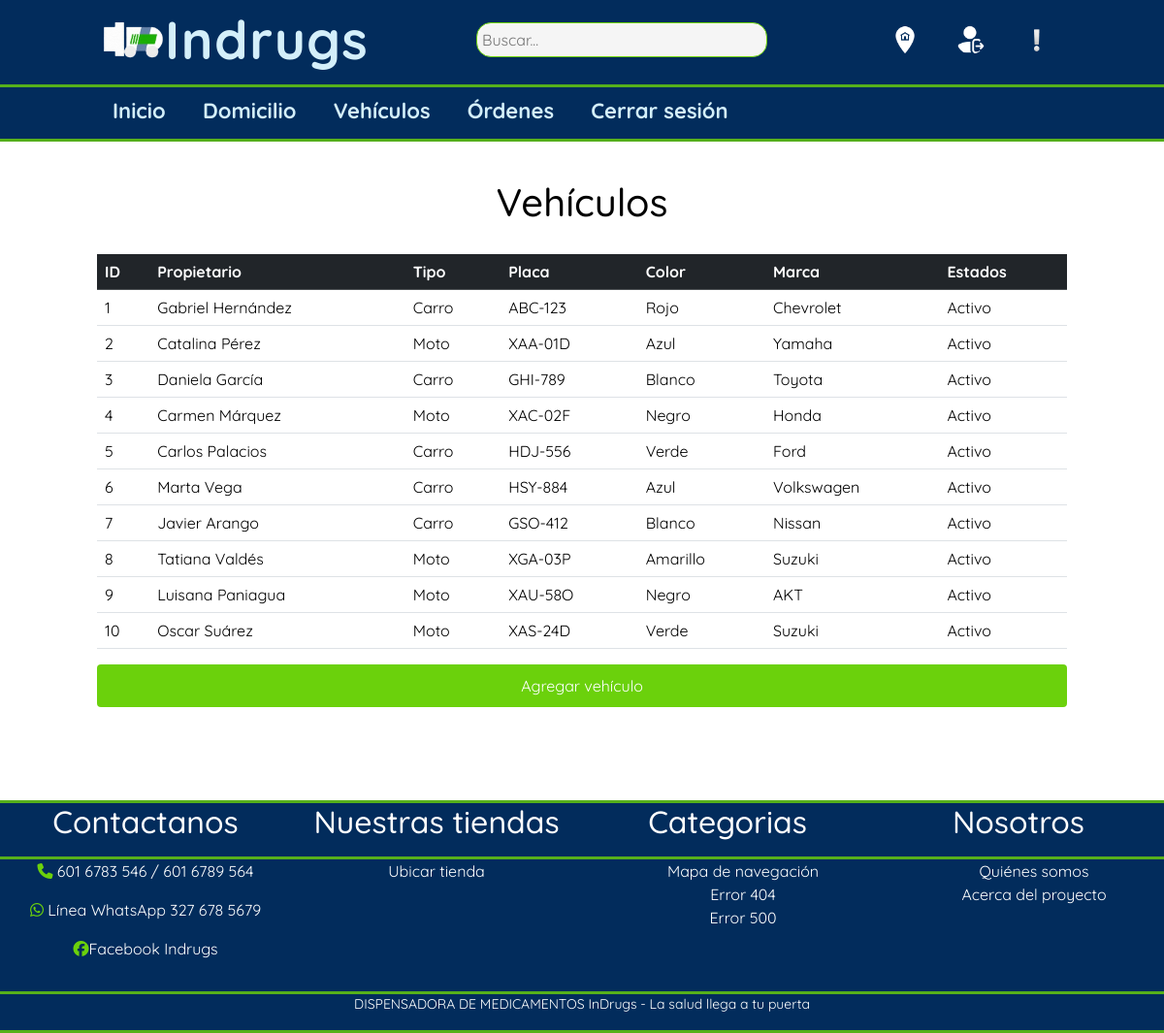
/INDRUGS_h/php/12.pagina_vehiculos.php (signed in), run on the app's committed database.
### tables this page shows
CREATE TABLE `vehiculo` (
  `ID_VEHICULO` int(11) NOT NULL,
  `COLOR_VEHICULO` varchar(45) NOT NULL,
  `MARCA_VEHICULO` varchar(50) NOT NULL,
  `PLACA_VEHICULO` varchar(45) NOT NULL,
  `TIPO_VEHICULO` enum('Carro','Moto') NOT NULL,
  `ESTADO_VEHICULO` enum('ACTIVO','INACTIVO') NOT NULL DEFAULT 'ACTIVO',
  `PROPIETARIO_USUARIOS` int(11) NOT NULL
);

CREATE TABLE `usuarios` (
  `ID_USUARIOS` int(11) NOT NULL,
  `NOMBRE_USUARIOS` varchar(100) NOT NULL,
  `TIPODOC_USUARIOS` enum('CC','TI','PPT') NOT NULL,
  `NUMDOC_USUARIOS` varchar(20) NOT NULL,
  `DIRECCION_USUARIOS` varchar(120) NOT NULL,
  `FORMULA_USUARIO` blob NOT NULL,
  `ESTADO_USUARIO` enum('ACTIVO','INACTIVO') NOT NULL DEFAULT 'ACTIVO',
  `TELEFONO_USUARIOS` varchar(20) NOT NULL,
  `CORREO_USUARIOS` varchar(100) NOT NULL,
  `CONTRASEÑA_USUARIOS` varchar(300) NOT NULL,
  `ID_ROLES_USUARIOS` int(11) NOT NULL
);

### INDRUGS_h/php/12.pagina_vehiculos.php (the view, shortened to what this page needs)
<?php
    include("conexion.php");
    $sql = "SELECT
        v.ID_VEHICULO,
        u.NOMBRE_USUARIOS AS PROPIETARIO_NOMBRE,
        v.TIPO_VEHICULO,
        v.PLACA_VEHICULO,
        v.COLOR_VEHICULO,
        v.MARCA_VEHICULO,
        v.ESTADO_VEHICULO
    FROM vehiculo v
    JOIN usuarios u ON v.PROPIETARIO_USUARIOS = u.ID_USUARIOS;
    ";
    $result= $conexion->query($sql);
    ?>
<!DOCTYPE html>
<html>
<head>
    <link href="https://cdn.jsdelivr.net/npm/bootstrap@5.3.3/dist/css/bootstrap.min.css" rel="stylesheet">
	<link rel="stylesheet" href="../css/1.estilos_pagina_inicio.css">
    <link rel="stylesheet" href="../css/12.estilos_pagina_vehiculos.css">
</head>
<body>
	<header class="cabeza_indrugs">
        <div class="contenedeor_cabeza logo_nav_items">
            <a href="#" class="logo"><img class="img_indrugs_logo" src="../imagenes/logo.png">Indrugs</a>
            <a href="#"><input type="search" placeholder="Buscar..." id="buscador"></a>
            <nav class="navegacion_1">
                <ul class="barra_1">
                   <li id="items_barra1"><a href="../7.pagina_sobre_nosotros.html" id="enlaces_barra1"><img id="iconos"src="../Iconos/ubicacion.png"></a></li>
                    <li id="items_barra1"><a href="../2.pagina_inicio_sesion.html" id="enlaces_barra1"><img id="iconos"src="../Iconos/icons8-cerrar-sesión-96.png"></a></li>
                    <li id="items_barra1"><a href="../5.pagina_pqrs.html" id="enlaces_barra1"><img id="iconos"src="../Iconos/alerta.png"></a></li>
                </ul>
            </nav>
        </div>
        <hr class="linea_separación">
        <div class="contenedeor_cabeza logo_nav_items">
            <nav class="menu">
                <ul class="barra_2">
                    <li id="items_barra"><a id="enlaces_barra" href="../11.pagina_principal_domiciliario.html">Inicio</a></li>
                    <li id="items_barra"><a id="enlaces_barra" href="../15.pagina_domicilio_domi.html">Domicilio</a></li>
                    <li id="items_barra"><a id="enlaces_barra" href="12.pagina_vehiculos.php">Vehículos</a></li>
                    <li id="items_barra"><a id="enlaces_barra" href="14.pagina_ordenes.php">Órdenes</a></li>
                    <li id="items_barra"><a id="enlaces_barra" href="../index.html">Cerrar sesión</a></li>
                </ul>
            </nav>
        </div>
        <hr class="linea_separación">
    </header>
    <main class="cuerpo_indrugs">
        <div class="contenido">
            <h1>Vehículos</h2>
                <?php  if($result->num_rows > 0){
                echo "<table id=\"tabla1\" class=\"table\">
                <thead class=\"table-dark\">
                    <tr>
                        <th>ID</th>
                        <th>Propietario</th>
                        <th>Tipo</th>
                        <th>Placa</th>
                        <th>Color</th>
                        <th>Marca</th>
                        <th>Estados</th>
                    </tr>
                </thead>
                <tbody>
                ";
                while ($row = $result->fetch_assoc()) {
                    $estadoText = strtoupper($row['ESTADO_VEHICULO']) === 'ACTIVO' ? 'Activo' : 'Inactivo';
                    echo "
                    <tr id=\"cuerpo_tabla\">
                        <td>{$row['ID_VEHICULO']}</td>
                        <td>{$row['PROPIETARIO_NOMBRE']}</td>
                        <td>{$row['TIPO_VEHICULO']}</td>
                        <td>{$row['PLACA_VEHICULO']}</td>
                        <td>{$row['COLOR_VEHICULO']}</td>
                        <td>{$row['MARCA_VEHICULO']}</td>
                        <td>{$estadoText}</td>
                    </tr>";
                } echo "</tbody></table>";
            } else {
                echo "No hay datos.";
                }?>
            <a href="../13_pagina_agregar_vehiculo.html"><button class="btn btn-primary">Agregar vehículo</button></a>
        </div>
    </main>
    <footer class="pie-pagina">
	<hr class="linea_separación">
        <div class="grupo-1">
            <div class="box">
                    <h2>Contactanos</h2>
                    <hr class="linea_separación">
                    <p><i class="fa-solid fa-phone" style="color: #6bd10c;"></i> 601 6783 546 / 601 6789 564</p>
                    <p><i class="fa-brands fa-whatsapp" style="color: #6bd10c;"></i> Línea WhatsApp 327 678 5679</p>
                    <p><i class="fa-brands fa-facebook" style="color: #6bd10c;"></i>Facebook Indrugs</p>
                </div>
            <div class="box">
                <h2>Nuestras tiendas</h2>
                <hr class="linea_separación"><p> Ubicar tienda  </p>
            </div>
            <div class="box">
                <h2> Categorias </h2>
                <hr class="linea_separación">
                                       <ul  class="lista_mapa_nav">
                    <li><a class="mapa_nav" href="../10.pagina_mapa_nav.html">Mapa de navegación</a></li>
                    <li><a class="mapa_nav" href="../404.html">Error 404</a></li>
                    <li><a class="mapa_nav" href="../500.html">Error 500</a></li>
                    </ul>
            </div>
            <div class="box">
                <h2> Nosotros</h2>
                <hr class="linea_separación"><ul  class="lista_mapa_nav">
                    <li><a class="mapa_nav" href="../7.pagina_sobre_nosotros.html">Quiénes somos</a></li>
                    <li><a class="mapa_nav" href="../7.pagina_sobre_nosotros.html">Acerca del proyecto</a></li>
                </ul>
            </div>
        </div>
        <div class="grupo-2">
            <hr class="linea_separación">
            <small>DISPENSADORA DE MEDICAMENTOS InDrugs - La salud llega a tu puerta</small>
        </div>
    </footer>
</body>
</html>

### INDRUGS_h/css/1.estilos_pagina_inicio.css (style rules this page uses)
html { scroll-behavior: smooth; }
body { font-family: Quicksand; margin: 0; }
.linea_separación { height: 0.2rem; background-color:#6bd10c; color: #6bd10c; margin-bottom: 0; opacity: 0.8; }
.contenedeor_cabeza { width: 100%; max-width: 1000px; margin: 0 auto; margin-bottom: -1%; }
.logo_nav_items { display: flex; justify-content: space-between; align-items: center; flex-wrap: wrap; }
.cabeza_indrugs { background-color: #022c5c; color:rgb(212, 239, 250); position: fixed; top: 0; width: 100%; z-index: 1000; }
.img_indrugs_logo { width: 65px; margin-top: 0px; margin-left: 5px; }
.logo { letter-spacing: 0.1rem; font-size: 55px; font-weight: 900; color:rgb(212, 239, 250); text-decoration: none; }
#buscador { background-color:#f5f5f5; width: 300px; border: solid 1px rgb(107, 209, 12); border-bottom: solid 1px rgb(107, 209, 12); padding: 5px 5px 5px 5px; outline: none; border-radius: 15px; }
#iconos { width:30px; margin-top: 0px; margin-left: 0px; border-radius: 70%; }
.navegacion_1 .barra_1 { margin: 0; padding: 0; list-style: none; font-size: 22px; font-weight: 700; width: 100%; }
.navegacion_1 .barra_1 #items_barra1 { display: inline-block; }
.navegacion_1 .barra_1 #items_barra1 #enlaces_barra1 { display: block; padding: 0.5rem 1rem; transition: all 0.4s linear; border-radius: 7px; }
.menu .barra_2 { margin: 0; padding: 0; list-style: none; font-size: 22px; font-weight: 700; width: 100%; }
.menu .barra_2 #items_barra { display: inline-block; }
.menu .barra_2 #items_barra #enlaces_barra { display: block; padding: 0.5rem 1rem; transition: all 0.4s linear; border-radius: 7px; color:rgb(212, 239, 250); text-decoration: none; }
.cuerpo_indrugs { padding-top: 10rem; background-color: rgb(255, 255, 255); font-family:Quicksand; color: rgb(0, 0, 0); }
.contenido { width: 100%; max-width: 1000px; margin: 0 auto; }
img { vertical-align: baseline; }
.pie-pagina { width: 100%; background-color: rgb(2, 44, 92); margin-top: 6rem; }
.pie-pagina .grupo-1 { font-family:Quicksand; width: 100%; max-width: 1200px; margin: auto; display: grid; grid-template-columns: repeat(4, 1fr); font-family:Quicksand; color: rgb(255, 255, 255); text-align: center; }
.pie-pagina .grupo-2 { color: rgb(255, 255, 255); font-family:Quicksand; text-align: center; }
.lista_mapa_nav, .mapa_nav { list-style: none; text-decoration: none; color: rgb(255, 255, 255); font-family:Quicksand; text-align: center; }

### INDRUGS_h/css/12.estilos_pagina_vehiculos.css (style rules this page uses)
.btn { width: 100%; padding: 10px; background-color: rgb(107, 209, 12); color: white; border: none; border-radius: 4px; cursor: pointer; font-size: 16px; }
h1 { text-align: center; margin-bottom: 3%; font-family: Quicksand; }

### data on the page
vehiculo: ID_VEHICULO "1", PROPIETARIO_USUARIOS.NOMBRE_USUARIOS "Gabriel Hernández", TIPO_VEHICULO "Carro", PLACA_VEHICULO "ABC-123", COLOR_VEHICULO "Rojo", MARCA_VEHICULO "Chevrolet", ESTADO_VEHICULO "Activo"
vehiculo: ID_VEHICULO "2", PROPIETARIO_USUARIOS.NOMBRE_USUARIOS "Catalina Pérez", TIPO_VEHICULO "Moto", PLACA_VEHICULO "XAA-01D", COLOR_VEHICULO "Azul", MARCA_VEHICULO "Yamaha", ESTADO_VEHICULO "Activo"
vehiculo: ID_VEHICULO "3", PROPIETARIO_USUARIOS.NOMBRE_USUARIOS "Daniela García", TIPO_VEHICULO "Carro", PLACA_VEHICULO "GHI-789", COLOR_VEHICULO "Blanco", MARCA_VEHICULO "Toyota", ESTADO_VEHICULO "Activo"
vehiculo: ID_VEHICULO "4", PROPIETARIO_USUARIOS.NOMBRE_USUARIOS "Carmen Márquez", TIPO_VEHICULO "Moto", PLACA_VEHICULO "XAC-02F", COLOR_VEHICULO "Negro", MARCA_VEHICULO "Honda", ESTADO_VEHICULO "Activo"
vehiculo: ID_VEHICULO "5", PROPIETARIO_USUARIOS.NOMBRE_USUARIOS "Carlos Palacios", TIPO_VEHICULO "Carro", PLACA_VEHICULO "HDJ-556", COLOR_VEHICULO "Verde", MARCA_VEHICULO "Ford", ESTADO_VEHICULO "Activo"
vehiculo: ID_VEHICULO "6", PROPIETARIO_USUARIOS.NOMBRE_USUARIOS "Marta Vega", TIPO_VEHICULO "Carro", PLACA_VEHICULO "HSY-884", COLOR_VEHICULO "Azul", MARCA_VEHICULO "Volkswagen", ESTADO_VEHICULO "Activo"
vehiculo: ID_VEHICULO "7", PROPIETARIO_USUARIOS.NOMBRE_USUARIOS "Javier Arango", TIPO_VEHICULO "Carro", PLACA_VEHICULO "GSO-412", COLOR_VEHICULO "Blanco", MARCA_VEHICULO "Nissan", ESTADO_VEHICULO "Activo"
vehiculo: ID_VEHICULO "8", PROPIETARIO_USUARIOS.NOMBRE_USUARIOS "Tatiana Valdés", TIPO_VEHICULO "Moto", PLACA_VEHICULO "XGA-03P", COLOR_VEHICULO "Amarillo", MARCA_VEHICULO "Suzuki", ESTADO_VEHICULO "Activo"
vehiculo: ID_VEHICULO "9", PROPIETARIO_USUARIOS.NOMBRE_USUARIOS "Luisana Paniagua", TIPO_VEHICULO "Moto", PLACA_VEHICULO "XAU-58O", COLOR_VEHICULO "Negro", MARCA_VEHICULO "AKT", ESTADO_VEHICULO "Activo"
vehiculo: ID_VEHICULO "10", PROPIETARIO_USUARIOS.NOMBRE_USUARIOS "Oscar Suárez", TIPO_VEHICULO "Moto", PLACA_VEHICULO "XAS-24D", COLOR_VEHICULO "Verde", MARCA_VEHICULO "Suzuki", ESTADO_VEHICULO "Activo"
